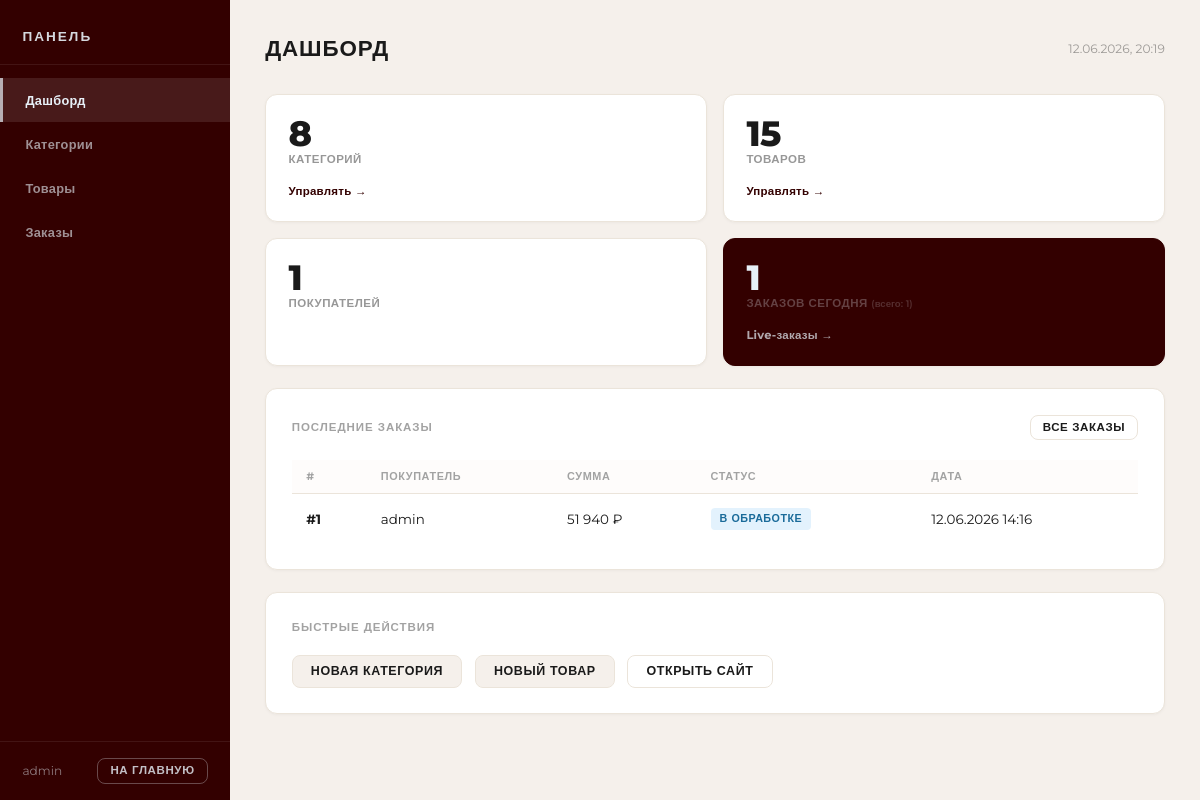
The app's page /admin/index.php (signed in) with its own data.
### tables this page shows
CREATE TABLE `orders` (
  `id` int UNSIGNED NOT NULL,
  `user_id` int UNSIGNED NOT NULL,
  `status_id` int UNSIGNED NOT NULL DEFAULT '1',
  `total` decimal(10,2) NOT NULL DEFAULT '0.00',
  `created_at` datetime NOT NULL DEFAULT CURRENT_TIMESTAMP,
  `updated_at` datetime NOT NULL DEFAULT CURRENT_TIMESTAMP ON UPDATE CURRENT_TIMESTAMP,
  `customer_name` varchar(100) NOT NULL DEFAULT '',
  `customer_phone` varchar(20) NOT NULL DEFAULT ''
);

CREATE TABLE `users` (
  `id` int UNSIGNED NOT NULL,
  `username` varchar(50) NOT NULL,
  `email` varchar(100) NOT NULL,
  `phone` varchar(20) DEFAULT NULL,
  `password` varchar(255) NOT NULL,
  `role` enum('user','admin') NOT NULL DEFAULT 'user',
  `created_at` datetime NOT NULL DEFAULT CURRENT_TIMESTAMP
);

CREATE TABLE `order_statuses` (
  `id` int UNSIGNED NOT NULL,
  `name` varchar(50) NOT NULL
);

### admin/index.php (the view, shortened to what this page needs)
<?php
$pdo   = db();
$stats = [
    'categories'      => (int)$pdo->query('SELECT COUNT(*) FROM product_categories')->fetchColumn(),
    'products_total'  => (int)$pdo->query('SELECT COUNT(*) FROM products')->fetchColumn(),
    'users'           => (int)$pdo->query("SELECT COUNT(*) FROM users WHERE role='user'")->fetchColumn(),
    'orders_today'    => (int)$pdo->query("SELECT COUNT(*) FROM orders WHERE DATE(created_at)=CURDATE()")->fetchColumn(),
    'orders_total'    => (int)$pdo->query('SELECT COUNT(*) FROM orders')->fetchColumn(),
];
$recentOrders = $pdo->query(
    "SELECT o.id, o.total, o.created_at, u.username, os.name AS status_name
     FROM orders o
     JOIN users u ON u.id=o.user_id
     JOIN order_statuses os ON os.id=o.status_id
     ORDER BY o.created_at DESC LIMIT 5"
)->fetchAll();
$statusColors = [
    'processing' => 'badge--info',
    'accepted'   => 'badge--warning',
    'assembled'  => 'badge--primary',
    'received'   => 'badge--success',
    'cancelled'  => 'badge--danger',
];
$statusLabels = [
    'processing' => 'В обработке',
    'accepted'   => 'Принят',
    'assembled'  => 'Собран',
    'received'   => 'Получен',
    'cancelled'  => 'Отменён',
];
?>
<!DOCTYPE html>
<html lang="ru">
<head>
    <link rel="stylesheet" href="/assets/css/style.css">
    <link rel="stylesheet" href="/admin/assets/css/admin.css">
</head>
<body class="admin-layout">
<?php include __DIR__ . '/includes/admin_nav.php'; ?>
<main class="admin-main">
    <div class="admin-header">
        <h1>Дашборд</h1>
        <span class="admin-header__time"><?= date('d.m.Y, H:i') ?></span>
    </div>
    <div class="stats-grid">
        <div class="stat-card">
            <div class="stat-card__body">
                <div class="stat-card__value"><?= $stats['categories'] ?></div>
                <div class="stat-card__label">Категорий</div>
            </div>
            <a href="/admin/categories.php" class="stat-card__link">Управлять →</a>
        </div>
        <div class="stat-card">
            <div class="stat-card__body">
                <div class="stat-card__value"><?= $stats['products_total'] ?></div>
                <div class="stat-card__label">Товаров</div>
            </div>
            <a href="/admin/products.php" class="stat-card__link">Управлять →</a>
        </div>
        <div class="stat-card">
            <div class="stat-card__body">
                <div class="stat-card__value"><?= $stats['users'] ?></div>
                <div class="stat-card__label">Покупателей</div>
            </div>
        </div>
        <div class="stat-card stat-card--accent">
            <div class="stat-card__body">
                <div class="stat-card__value"><?= $stats['orders_today'] ?></div>
                <div class="stat-card__label">Заказов сегодня <small>(всего: <?= $stats['orders_total'] ?>)</small></div>
            </div>
            <a href="/admin/admin_orders.php" class="stat-card__link">Live-заказы →</a>
        </div>
    </div>
    <section class="admin-card">
        <div class="admin-card__header">
            <h2>Последние заказы</h2>
            <a href="/admin/admin_orders.php" class="btn btn--sm btn--ghost">Все заказы</a>
        </div>
        <?php if (empty($recentOrders)): ?>
            <p class="empty-hint">Заказов пока нет.</p>
        <?php else: ?>
        <table class="admin-table">
            <thead><tr><th>#</th><th>Покупатель</th><th>Сумма</th><th>Статус</th><th>Дата</th></tr></thead>
            <tbody>
            <?php foreach ($recentOrders as $o):
                $badge = $statusColors[$o['status_name']] ?? 'badge--secondary';
                $label = $statusLabels[$o['status_name']] ?? htmlspecialchars($o['status_name'], ENT_QUOTES, 'UTF-8');
            ?>
                <tr>
                    <td><strong>#<?= (int)$o['id'] ?></strong></td>
                    <td><?= htmlspecialchars($o['username'], ENT_QUOTES, 'UTF-8') ?></td>
                    <td><?= number_format((float)$o['total'], 0, '.', ' ') ?> ₽</td>
                    <td><span class="badge <?= $badge ?>"><?= $label ?></span></td>
                    <td><?= date('d.m.Y H:i', strtotime($o['created_at'])) ?></td>
                </tr>
            <?php endforeach; ?>
            </tbody>
        </table>
        <?php endif; ?>
    </section>
    <section class="admin-card">
        <h2>Быстрые действия</h2>
        <div class="quick-actions">
            <a href="/admin/categories.php" class="btn btn--secondary">Новая категория</a>
            <a href="/admin/products.php"   class="btn btn--secondary">Новый товар</a>
            <a href="/" target="_blank"     class="btn btn--ghost">Открыть сайт</a>
        </div>
    </section>
</main>
</body>
</html>

### assets/css/style.css (style rules this page uses)
*, *::before, *::after { margin: 0; padding: 0; box-sizing: border-box; }
:root { --page-bg: #FFFFFF; --header-bg: #330000; --header-text: #E7F0F7; --main-text: #1A1A1A; --accent-blue: #A2D8F4; --accent-blue-dark: #7bbfe0; --border-light: #3300001f; }
body { background-color: var(--page-bg); color: var(--main-text); font-family: "Montserrat", sans-serif; font-weight: 400; line-height: 1.5; scroll-behavior: smooth; }
a { text-decoration: none; color: inherit; }

### records on screen
orders: id "1", user.username "admin", total "51 940", status.name "В ОБРАБОТКЕ", created_at "12.06.2026 14:16"

### other values on screen
$_SESSION['username'] "admin"
$stats['categories'] "8"
$stats['products_total'] "15"
$stats['users'] "1"
$stats['orders_today'] "1"
$stats['orders_total'] "1"
